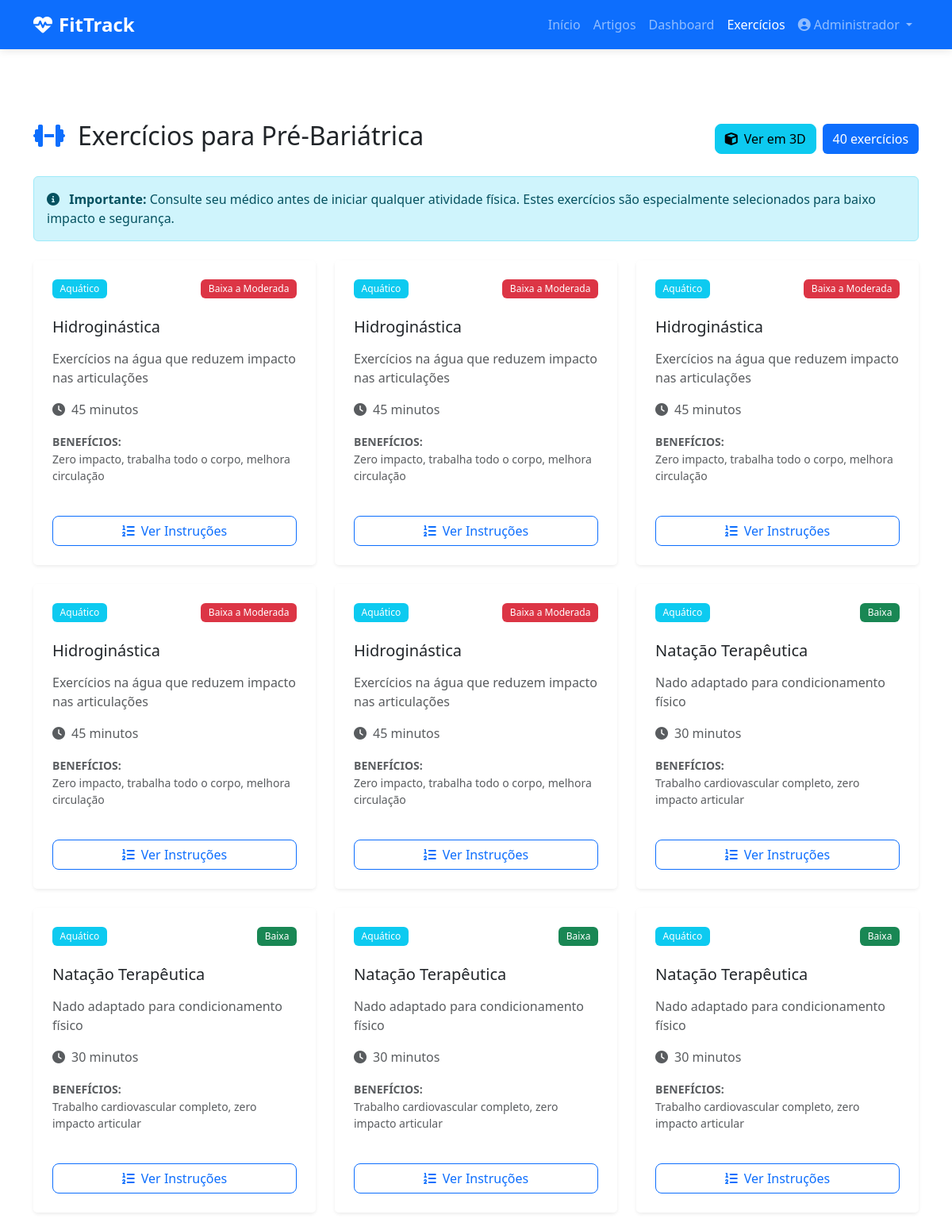
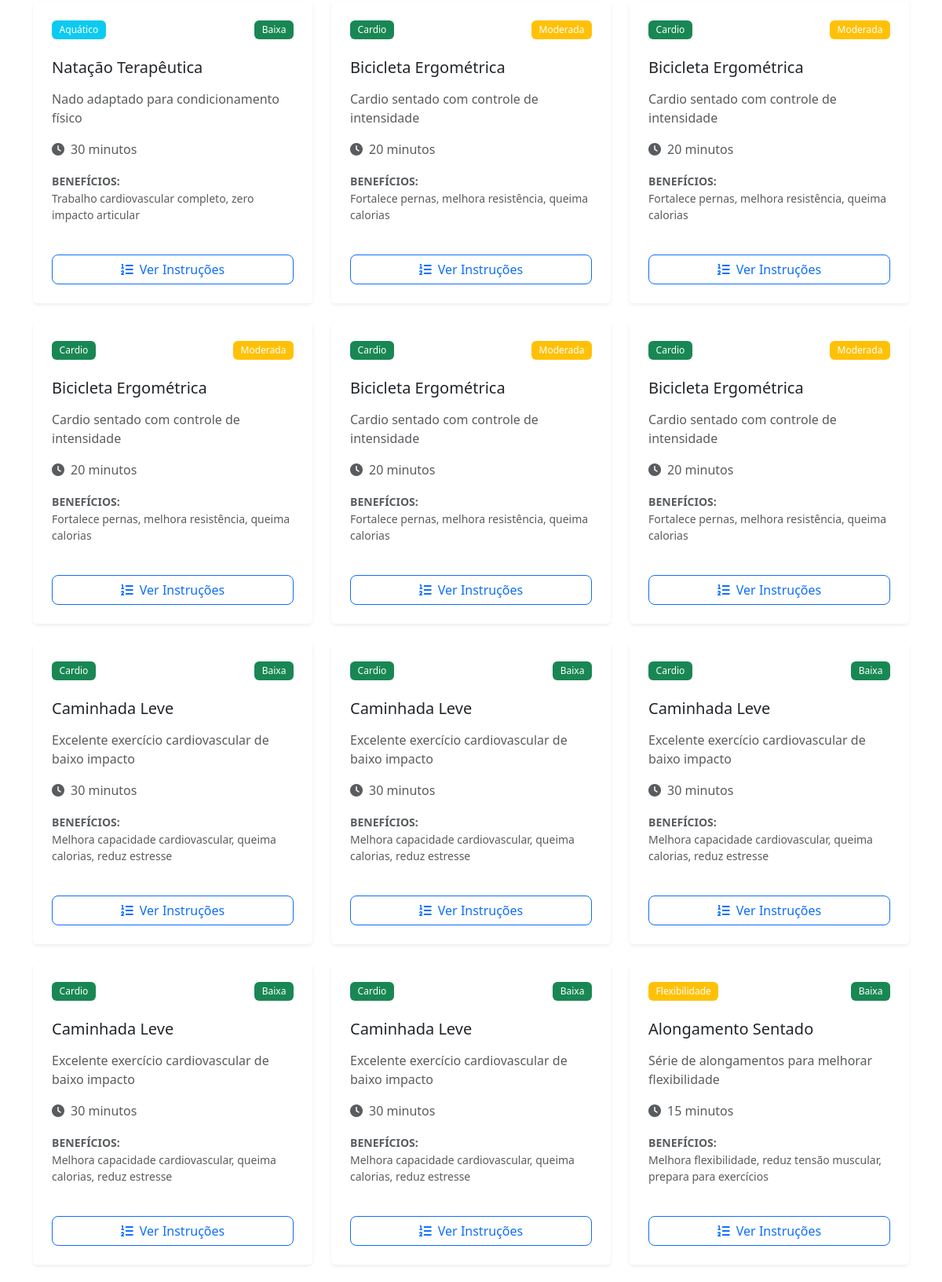
The page /exercicios (signed in, upper part) on the database its author committed (2 pictures, top to bottom).
### tables this page shows
CREATE TABLE exercicios (
            id INTEGER PRIMARY KEY AUTOINCREMENT,
            nome TEXT NOT NULL,
            descricao TEXT,
            categoria TEXT NOT NULL,
            duracao_minutos INTEGER,
            intensidade TEXT,
            instrucoes TEXT,
            beneficios TEXT,
            imagem_url TEXT
        );

### app.py (the view)
@app.route('/exercicios')
@login_required
def exercicios():
    conn = get_db_connection()
    exercicios = conn.execute('SELECT * FROM exercicios ORDER BY categoria, nome').fetchall()
    conn.close()
    return render_template('exercicios.html', exercicios=exercicios)

### app.py (called while the page is built)
def get_db_connection():
    conn = sqlite3.connect(DATABASE)
    conn.row_factory = sqlite3.Row
    return conn

def login_required(f):
    @wraps(f)
    def decorated_function(*args, **kwargs):
        if 'user_id' not in session:
            flash('Por favor, faça login para acessar esta página.', 'warning')
            return redirect(url_for('login'))
        return f(*args, **kwargs)
    return decorated_function

### templates/exercicios.html (shortened to what this page needs)
{% extends "base.html" %}
{% block content %}
<div class="container py-5 mt-5">
    <div class="d-flex justify-content-between align-items-center mb-4 flex-wrap">
        <h1 class="h2"><i class="fas fa-dumbbell text-primary me-3"></i>Exercícios para Pré-Bariátrica</h1>
        <div class="d-flex gap-2 mt-2 mt-md-0">
            <a href="{{ url_for('exercicio_3d') }}" class="btn btn-info">
                <i class="fas fa-cube me-2"></i>Ver em 3D
            </a>
            <span class="badge bg-primary fs-6 d-flex align-items-center">{{ exercicios|length }} exercícios</span>
        </div>
    </div>
    <div class="alert alert-info mb-4">
        <i class="fas fa-info-circle me-2"></i>
        <strong>Importante:</strong> Consulte seu médico antes de iniciar qualquer atividade física. Estes exercícios são especialmente selecionados para baixo impacto e segurança.
    </div>
    <div class="row g-4">
        {% for ex in exercicios %}
        <div class="col-md-6 col-lg-4">
            <div class="card h-100 border-0 shadow-sm exercise-card">
                <div class="card-header bg-white border-bottom-0 pt-4 px-4">
                    <div class="d-flex justify-content-between align-items-start">
                        <span class="badge bg-{{ 'success' if ex.categoria == 'Cardio' else 'info' if ex.categoria == 'Aquático' else 'warning' if ex.categoria == 'Flexibilidade' else 'secondary' }}">
                            {{ ex.categoria }}
                        </span>
                        <span class="badge bg-{{ 'success' if ex.intensidade == 'Baixa' else 'warning' if ex.intensidade == 'Moderada' else 'danger' }}">
                            {{ ex.intensidade }}
                        </span>
                    </div>
                </div>
                <div class="card-body px-4">
                    <h5 class="card-title mb-3">{{ ex.nome }}</h5>
                    <p class="card-text text-muted mb-3">{{ ex.descricao }}</p>
                    <div class="d-flex align-items-center text-muted mb-3">
                        <i class="fas fa-clock me-2"></i>
                        <span>{{ ex.duracao_minutos }} minutos</span>
                    </div>
                    <div class="mb-3">
                        <small class="text-uppercase text-muted fw-bold">Benefícios:</small>
                        <p class="small text-muted mb-0">{{ ex.beneficios }}</p>
                    </div>
                </div>
                <div class="card-footer bg-white border-top-0 px-4 pb-4">
                    <button class="btn btn-outline-primary w-100" type="button" data-bs-toggle="collapse" data-bs-target="#instrucoes{{ ex.id }}">
                        <i class="fas fa-list-ol me-2"></i>Ver Instruções
                    </button>
                </div>
            </div>
        </div>
        {% endfor %}
    </div>
</div>
{% endblock %}

### static/css/style.css (style rules this page uses)
:root { --primary-color: #0d6efd; --secondary-color: #6c757d; --success-color: #198754; --info-color: #0dcaf0; --warning-color: #ffc107; --danger-color: #dc3545; --light-color: #f8f9fa; --dark-color: #212529; }
* { margin: 0; padding: 0; box-sizing: border-box; }
body { font-family: 'Segoe UI', Tahoma, Geneva, Verdana, sans-serif; padding-top: 56px; min-height: 100vh; display: flex; flex-direction: column; }
.exercise-card { transition: all 0.3s ease; }
.badge { font-weight: 500; padding: 0.5em 0.8em; }
.btn { font-weight: 500; border-radius: 0.5rem; }
.card { animation: fadeIn 0.5s ease-out; }

### rows shown on the page
exercicios: categoria "Aquático", intensidade "Baixa a Moderada", nome "Hidroginástica", descricao "Exercícios na água que reduzem impacto nas articulações", duracao_minutos "45", beneficios "Zero impacto, trabalha todo o corpo, melhora circulação"
exercicios: categoria "Aquático", intensidade "Baixa a Moderada", nome "Hidroginástica", descricao "Exercícios na água que reduzem impacto nas articulações", duracao_minutos "45", beneficios "Zero impacto, trabalha todo o corpo, melhora circulação"
exercicios: categoria "Aquático", intensidade "Baixa a Moderada", nome "Hidroginástica", descricao "Exercícios na água que reduzem impacto nas articulações", duracao_minutos "45", beneficios "Zero impacto, trabalha todo o corpo, melhora circulação"
exercicios: categoria "Aquático", intensidade "Baixa a Moderada", nome "Hidroginástica", descricao "Exercícios na água que reduzem impacto nas articulações", duracao_minutos "45", beneficios "Zero impacto, trabalha todo o corpo, melhora circulação"
exercicios: categoria "Aquático", intensidade "Baixa a Moderada", nome "Hidroginástica", descricao "Exercícios na água que reduzem impacto nas articulações", duracao_minutos "45", beneficios "Zero impacto, trabalha todo o corpo, melhora circulação"
exercicios: categoria "Aquático", intensidade "Baixa", nome "Natação Terapêutica", descricao "Nado adaptado para condicionamento físico", duracao_minutos "30", beneficios "Trabalho cardiovascular completo, zero impacto articular"
exercicios: categoria "Aquático", intensidade "Baixa", nome "Natação Terapêutica", descricao "Nado adaptado para condicionamento físico", duracao_minutos "30", beneficios "Trabalho cardiovascular completo, zero impacto articular"
exercicios: categoria "Aquático", intensidade "Baixa", nome "Natação Terapêutica", descricao "Nado adaptado para condicionamento físico", duracao_minutos "30", beneficios "Trabalho cardiovascular completo, zero impacto articular"
exercicios: categoria "Aquático", intensidade "Baixa", nome "Natação Terapêutica", descricao "Nado adaptado para condicionamento físico", duracao_minutos "30", beneficios "Trabalho cardiovascular completo, zero impacto articular"
exercicios: categoria "Aquático", intensidade "Baixa", nome "Natação Terapêutica", descricao "Nado adaptado para condicionamento físico", duracao_minutos "30", beneficios "Trabalho cardiovascular completo, zero impacto articular"
exercicios: categoria "Cardio", intensidade "Moderada", nome "Bicicleta Ergométrica", descricao "Cardio sentado com controle de intensidade", duracao_minutos "20", beneficios "Fortalece pernas, melhora resistência, queima calorias"
exercicios: categoria "Cardio", intensidade "Moderada", nome "Bicicleta Ergométrica", descricao "Cardio sentado com controle de intensidade", duracao_minutos "20", beneficios "Fortalece pernas, melhora resistência, queima calorias"
exercicios: categoria "Cardio", intensidade "Moderada", nome "Bicicleta Ergométrica", descricao "Cardio sentado com controle de intensidade", duracao_minutos "20", beneficios "Fortalece pernas, melhora resistência, queima calorias"
exercicios: categoria "Cardio", intensidade "Moderada", nome "Bicicleta Ergométrica", descricao "Cardio sentado com controle de intensidade", duracao_minutos "20", beneficios "Fortalece pernas, melhora resistência, queima calorias"
exercicios: categoria "Cardio", intensidade "Moderada", nome "Bicicleta Ergométrica", descricao "Cardio sentado com controle de intensidade", duracao_minutos "20", beneficios "Fortalece pernas, melhora resistência, queima calorias"
exercicios: categoria "Cardio", intensidade "Baixa", nome "Caminhada Leve", descricao "Excelente exercício cardiovascular de baixo impacto", duracao_minutos "30", beneficios "Melhora capacidade cardiovascular, queima calorias, reduz estresse"
exercicios: categoria "Cardio", intensidade "Baixa", nome "Caminhada Leve", descricao "Excelente exercício cardiovascular de baixo impacto", duracao_minutos "30", beneficios "Melhora capacidade cardiovascular, queima calorias, reduz estresse"
exercicios: categoria "Cardio", intensidade "Baixa", nome "Caminhada Leve", descricao "Excelente exercício cardiovascular de baixo impacto", duracao_minutos "30", beneficios "Melhora capacidade cardiovascular, queima calorias, reduz estresse"
exercicios: categoria "Cardio", intensidade "Baixa", nome "Caminhada Leve", descricao "Excelente exercício cardiovascular de baixo impacto", duracao_minutos "30", beneficios "Melhora capacidade cardiovascular, queima calorias, reduz estresse"
exercicios: categoria "Cardio", intensidade "Baixa", nome "Caminhada Leve", descricao "Excelente exercício cardiovascular de baixo impacto", duracao_minutos "30", beneficios "Melhora capacidade cardiovascular, queima calorias, reduz estresse"
exercicios: categoria "Flexibilidade", intensidade "Baixa", nome "Alongamento Sentado", descricao "Série de alongamentos para melhorar flexibilidade", duracao_minutos "15", beneficios "Melhora flexibilidade, reduz tensão muscular, prepara para exercícios"

### other values the page prints
{{ session.user_name }} "Administrador"
{{ exercicios|length }} "40"
